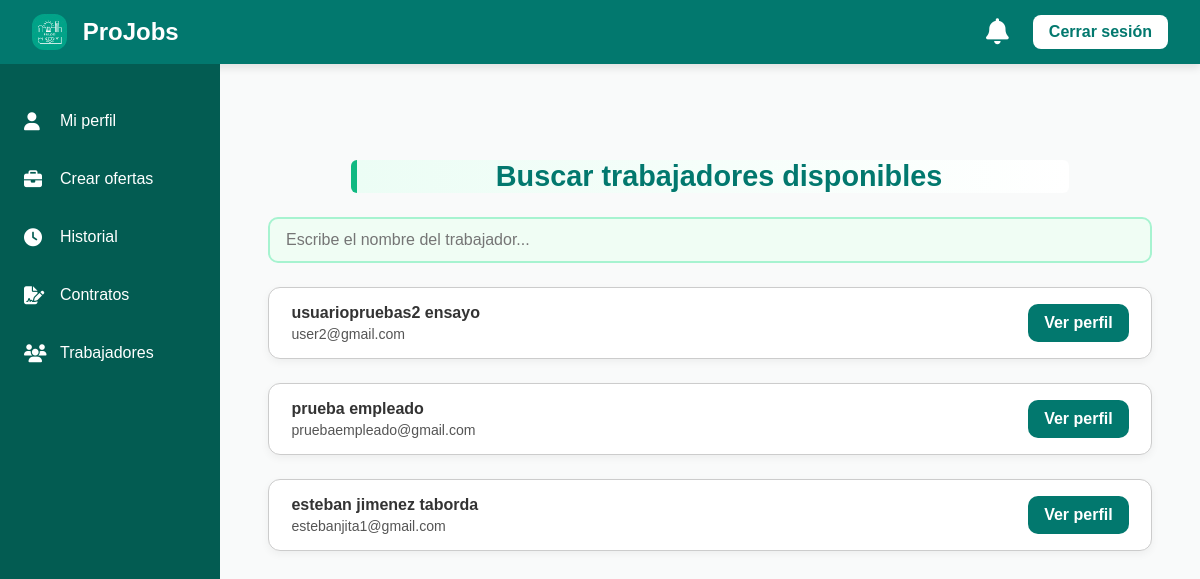
/trabajadores/ (signed in), run on an earlier commit of the app's database.
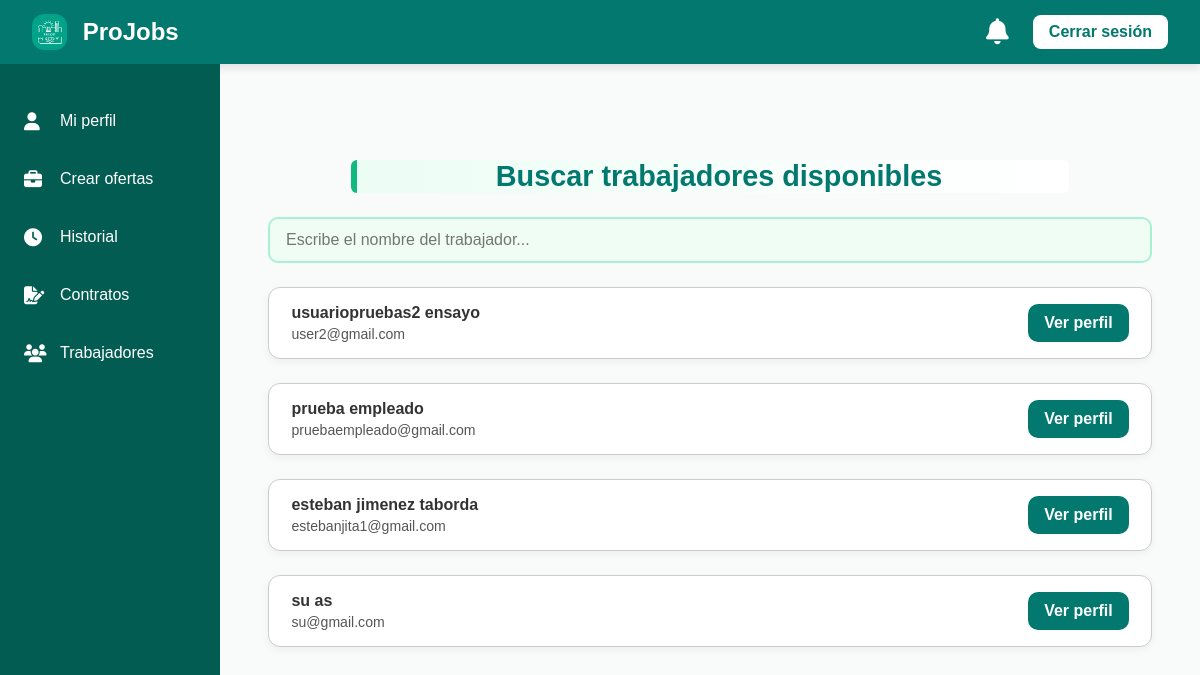
And on a later commit of the database.
### projobs/models.py (models this page shows, shortened)
class Usuario(models.Model):
    nombre = models.CharField(max_length=100)  # Nombre del usuario
    apellido = models.CharField(max_length=100)  # Apellido del usuario
    correo = models.EmailField(unique=True)  # Correo electrónico único
    password = models.CharField(max_length=254)  # Contraseña en texto plano (⚠️ deberías cifrarla)
    ROLES = (
        (1, "Admin"),
        (2, "Cliente"),
        (3, "Trabajador"),
    )
    rol = models.IntegerField(choices=ROLES, default=2)  # Rol asignado al usuario
    foto = models.ImageField(upload_to='fotos_perfil/', blank=True, null=True)  # Foto de perfil
    token_recuperacion = models.CharField(max_length=255, null=True, blank=True)  # Token temporal para recuperación de contraseña

### projobs/views.py (the view)
# urls.py: path('trabajadores/', views.ver_trabajadores, name='ver_trabajadores'),      # Búsqueda y listado de trabajadores
@require_GET
def ver_trabajadores(request):
    usuario = get_object_or_404(Usuario, id=request.session.get('usuario_id'))
    if usuario.rol != 2:
        return redirect('perfilusuario')
    query = request.GET.get("q", "")
    trabajadores = Usuario.objects.filter(rol=3)
    if query:
        trabajadores = trabajadores.filter(
            Q(nombre__icontains=query) | Q(apellido__icontains=query)
        )
    return render(request, "clientes/ver_trabajadores.html", {
        "usuario": usuario,
        "trabajadores": trabajadores,
        "q": query
    })

### projobs/templates/clientes/ver_trabajadores.html (shortened to what this page needs)
{% extends 'baseperfil.html' %}
{% load static %}
{% block extra_css %}
<link rel="stylesheet" href="{% static 'css/ver_trabajadores.css' %}">
{% endblock %}
{% block content %}
<div class="trabajadores-container">
  <h2 class="titulo-seccion"> Buscar trabajadores disponibles</h2>
  <input
    type="text"
    id="buscador"
    placeholder="Escribe el nombre del trabajador..."
    value="{{ q }}"
  />
  <div id="lista-trabajadores">
    {% if trabajadores %}
      {% for t in trabajadores %}
        <div class="card-trabajador">
          <div class="info-trabajador">
            <strong>{{ t.nombre }} {{ t.apellido }}</strong><br>
            <span class="correo">{{ t.correo }}</span>
          </div>
          <a href="{% url 'perfil_trabajador_detalle' t.id %}" class="btn-ver">Ver perfil</a>
        </div>
      {% endfor %}
    {% else %}
      <p>No se encontraron trabajadores.</p>
    {% endif %}
  </div>
</div>
{% endblock %}

What changed in the data, as far as the page shows it:
added Usuario: nombre "su", apellido "as", correo "su@gmail.com"
